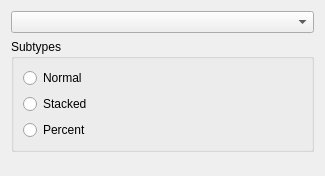
<ui version="4.0" >
 <class>ChartTypeConfigWidget</class>
 <widget class="QWidget" name="ChartTypeConfigWidget" >
  <property name="geometry" >
   <rect>
    <x>0</x>
    <y>0</y>
    <width>325</width>
    <height>176</height>
   </rect>
  </property>
  <property name="windowTitle" >
   <string>Form</string>
  </property>
  <layout class="QGridLayout" >
   <item row="0" column="0" >
    <widget class="QComboBox" name="typeCombobox" />
   </item>
   <item row="1" column="0" >
    <widget class="QGroupBox" name="subtypeBox" >
     <property name="title" >
      <string>Subtypes</string>
     </property>
     <layout class="QGridLayout" >
      <item row="2" column="0" >
       <widget class="QRadioButton" name="subtypePercent" >
        <property name="text" >
         <string>Percent</string>
        </property>
       </widget>
      </item>
      <item row="0" column="0" >
       <widget class="QRadioButton" name="subtypeNormal" >
        <property name="text" >
         <string>Normal</string>
        </property>
       </widget>
      </item>
      <item row="1" column="0" >
       <widget class="QRadioButton" name="subtypeStacked" >
        <property name="text" >
         <string>Stacked</string>
        </property>
       </widget>
      </item>
     </layout>
    </widget>
   </item>
   <item row="2" column="0" >
    <spacer>
     <property name="orientation" >
      <enum>Qt::Vertical</enum>
     </property>
     <property name="sizeHint" >
      <size>
       <width>20</width>
       <height>40</height>
      </size>
     </property>
    </spacer>
   </item>
  </layout>
 </widget>
 <resources/>
 <connections/>
</ui>
